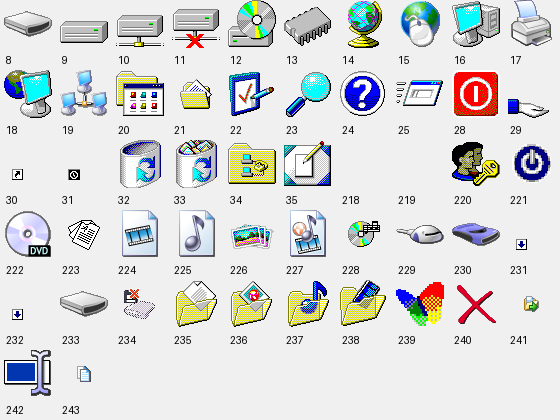

Write the Python code that produced this figure.
#!/usr/bin/env python3
"""Fetch a range of XP shell32 icons and render one contact sheet for visual ID."""
import io, re, urllib.request
from PIL import Image, ImageDraw

REPO = "bartekl1/windows-ui-assets"
BRANCH = "main"
TREE = json.load(open("scripts/ui_assets_tree.json")) if False else None
import json
TREE = json.load(open("scripts/ui_assets_tree.json"))
paths = [t["path"] for t in TREE.get("tree", [])]

WANT = list(range(8, 26)) + list(range(28, 36)) + list(range(218, 244))

def fetch_icon(idx):
    cands = [p for p in paths if re.match(rf"Icons/Windows XP/ico/shell32\.dll/ICON{idx}_\d+\.ico", p)]
    if not cands:
        return None
    url = f"https://raw.githubusercontent.com/{REPO}/{BRANCH}/{urllib.request.quote(cands[0])}"
    try:
        with urllib.request.urlopen(url, timeout=25) as r:
            return r.read()
    except Exception:
        return None

cell = 56
cols = 10
rows = (len(WANT) + cols - 1) // cols
sheet = Image.new("RGBA", (cols * cell, rows * (cell + 14)), (240, 240, 240, 255))
draw = ImageDraw.Draw(sheet)
for i, idx in enumerate(WANT):
    b = fetch_icon(idx)
    x = (i % cols) * cell
    y = (i // cols) * (cell + 14)
    if b:
        try:
            im = Image.open(io.BytesIO(b))
            sizes = sorted(im.info.get("sizes") or [], reverse=True)
            if sizes:
                im.size = sizes[0]
                im.load()
            im = im.convert("RGBA")
            if im.size[0] > 48:
                im = im.resize((48, 48), Image.LANCZOS)
            sheet.alpha_composite(im, (x + (cell - im.size[0]) // 2, y + (48 - im.size[1]) // 2))
        except Exception as e:
            draw.text((x + 4, y + 20), "ERR", fill=(200, 0, 0))
    draw.text((x + 6, y + cell - 2), str(idx), fill=(0, 0, 0))
sheet.convert("RGB").save("scripts/xp_icon_sheet.png")
print("saved scripts/xp_icon_sheet.png")
